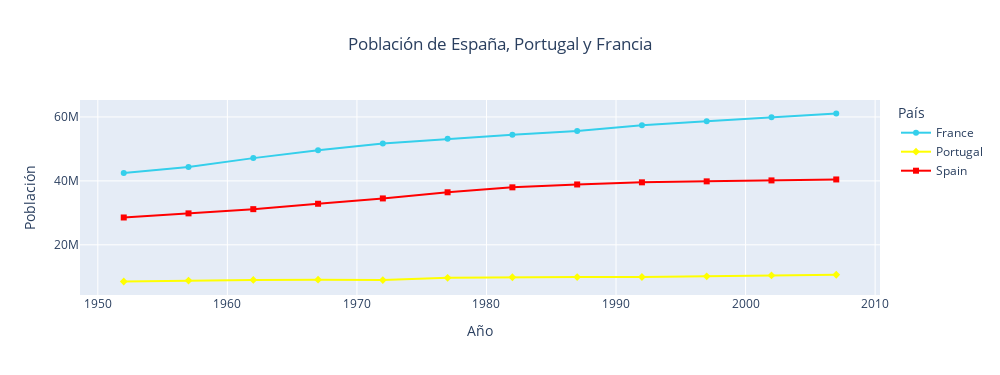

Here is the notebook cell this chart was saved with:
### Markdown cell above
#### Personalizando el gráfico

* **Tamaño**: a diferencia de Matplotlib y Seaborn, en Plotly puede indicarse el tamaño directamente al crear la imagen con los parámetros `width` y `height`.
  
* **Etiquetas**: requiere un diccionario que indique con qué términos se deben reemplazar los valores por defecto.
  
* **Color**: dos métodos:
  * `color_discrete_sequence`: asigna colores en función del orden en el que aparecen los datos.
  * `color_discrete_map`: asigna colores directamente uno a uno.

### Code cell
# Personalizando el gráfico
fig = px.line(
    data.query('country in ("Spain", "Portugal", "France")'), 
    x = 'year', y = 'pop',
    title = 'Población de España, Portugal y Francia', # Título del gráfico

    # Tamaño del gráfico en píxeles
    width = 1000,
    height = 375,

    # Colores
    color = 'country', # Determinar color según país
    # Códigos de color
    # Según orden de aparición
    color_discrete_sequence = ['red', 'green', 'blue'],
    # Indicando explícitamente qué línea usa qué color
    color_discrete_map = {
        'Spain' : 'red', # Texto
        'Portugal' : 'rgba(255, 255, 0, 1)', # Código RGBA
        'France' : '#34cfeb'}, # Código hexadecimal

    # Cambiar etiquetas
    labels = {
        'country' : 'País',
        'pop' : 'Población',
        'year' : 'Año'
    },

    # Marcadores
    markers = True,
    symbol = 'country',

    # Rango del gráfico
    # range_x = [1990, 2000],
    # range_y = [0, 1e8]
    )

# Centrar el título
fig.update_layout(title_x=0.5)

### Figure 1 — Plotly figure (JSON) as saved in the notebook; plotly's stock layout.template omitted (floating-point values rounded to 4 significant figures)
{"data": [{"hovertemplate": "País=France<br>Año=%{x}<br>Población=%{y}<extra></extra>", "legendgroup": "France", "line": {"color": "#34cfeb", "dash": "solid"}, "marker": {"symbol": "circle"}, "mode": "lines+markers", "name": "France", "orientation": "v", "showlegend": true, "type": "scatter", "x": [1952, 1957, 1962, 1967, 1972, 1977, 1982, 1987, 1992, 1997, 2002, 2007], "xaxis": "x", "y": [42459667, 44310863, 47124000, 49569000, 51732000, 53165019, 54433565, 55630100, 57374179, 58623428, 59925035, 61083916], "yaxis": "y"}, {"hovertemplate": "País=Portugal<br>Año=%{x}<br>Población=%{y}<extra></extra>", "legendgroup": "Portugal", "line": {"color": "rgba(255, 255, 0, 1)", "dash": "solid"}, "marker": {"symbol": "diamond"}, "mode": "lines+markers", "name": "Portugal", "orientation": "v", "showlegend": true, "type": "scatter", "x": [1952, 1957, 1962, 1967, 1972, 1977, 1982, 1987, 1992, 1997, 2002, 2007], "xaxis": "x", "y": [8526050, 8817650, 9019800, 9103000, 8970450, 9662600, 9859650, 9915289, 9927680, 10156415, 10433867, 10642836], "yaxis": "y"}, {"hovertemplate": "País=Spain<br>Año=%{x}<br>Población=%{y}<extra></extra>", "legendgroup": "Spain", "line": {"color": "red", "dash": "solid"}, "marker": {"symbol": "square"}, "mode": "lines+markers", "name": "Spain", "orientation": "v", "showlegend": true, "type": "scatter", "x": [1952, 1957, 1962, 1967, 1972, 1977, 1982, 1987, 1992, 1997, 2002, 2007], "xaxis": "x", "y": [28549870, 29841614, 31158061, 32850275, 34513161, 36439000, 37983310, 38880702, 39549438, 39855442, 40152517, 40448191], "yaxis": "y"}], "layout": {"height": 375, "legend": {"title": {"text": "País"}, "tracegroupgap": 0}, "title": {"text": "Población de España, Portugal y Francia", "x": 0.5}, "width": 1000, "xaxis": {"anchor": "y", "domain": [0, 1], "title": {"text": "Año"}}, "yaxis": {"anchor": "x", "domain": [0, 1], "title": {"text": "Población"}}}}
